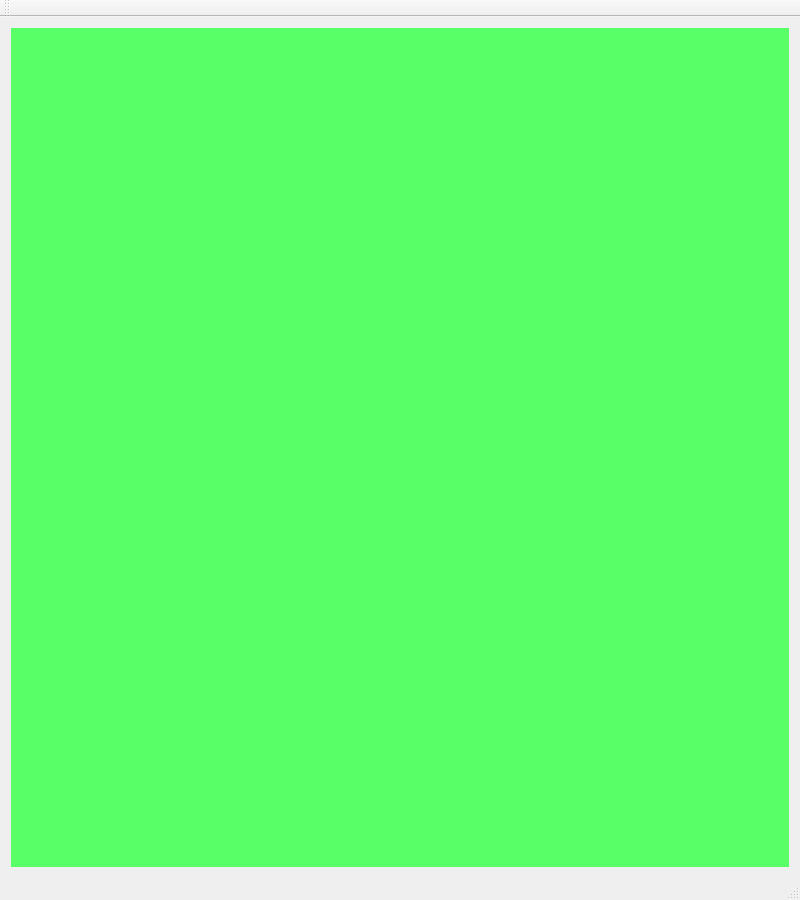
<?xml version="1.0" encoding="UTF-8"?>
<ui version="4.0">
 <class>miniLED_ServerClass</class>
 <widget class="QMainWindow" name="miniLED_ServerClass">
  <property name="windowModality">
   <enum>Qt::NonModal</enum>
  </property>
  <property name="geometry">
   <rect>
    <x>0</x>
    <y>0</y>
    <width>800</width>
    <height>900</height>
   </rect>
  </property>
  <property name="minimumSize">
   <size>
    <width>800</width>
    <height>900</height>
   </size>
  </property>
  <property name="windowTitle">
   <string>miniLED_Server</string>
  </property>
  <widget class="QWidget" name="centralWidget">
   <layout class="QHBoxLayout" name="horizontalLayout">
    <item>
     <widget class="QWidget" name="widget" native="true">
      <property name="styleSheet">
       <string notr="true">background-color: rgb(88, 255, 102);</string>
      </property>
     </widget>
    </item>
   </layout>
  </widget>
  <widget class="QMenuBar" name="menuBar">
   <property name="geometry">
    <rect>
     <x>0</x>
     <y>0</y>
     <width>800</width>
     <height>23</height>
    </rect>
   </property>
  </widget>
  <widget class="QToolBar" name="mainToolBar">
   <attribute name="toolBarArea">
    <enum>TopToolBarArea</enum>
   </attribute>
   <attribute name="toolBarBreak">
    <bool>false</bool>
   </attribute>
  </widget>
  <widget class="QStatusBar" name="statusBar"/>
 </widget>
 <layoutdefault spacing="6" margin="11"/>
 <resources>
  <include location="miniled_server.qrc"/>
 </resources>
 <connections/>
</ui>
